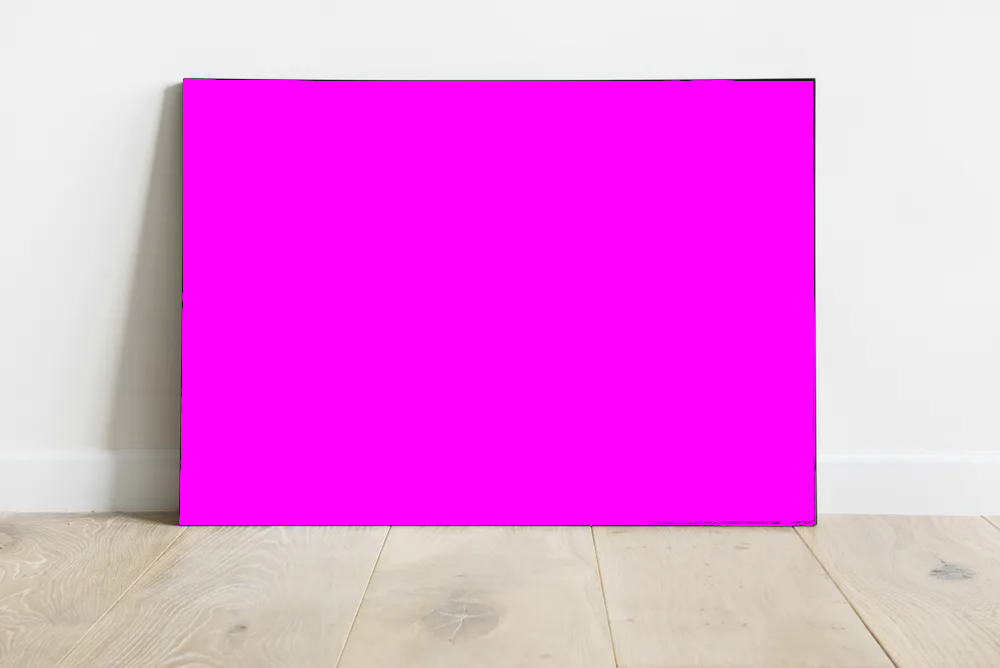
#> input picture frame_magenta.png, 1000 x 668 px
$ jupyter execute escher_print.ipynb
#> lines starting #> are read from the running program, lines starting #| are printed output that depends on the picture
### src/droste.py
from PIL import Image
import cairosvg
import io

def search_magenta(image, magenta):
    width, height = image.size

    left = None
    right = None
    top = None
    bottom = None

    for x in range(width):
        for y in range(height):
            if image.getpixel((x, y)) == magenta:
                if left is None or x < left:
                    left = x
                if right is None or x > right:
                    right = x
                if top is None or y < top:
                    top = y
                if bottom is None or y > bottom:
                    bottom = y

    if left is None:
        return None, None, None, None

    return left, right, top, bottom

def transformed_image(image, left, right, top, bottom):
    width, height = image.size

    modified_width = right - left + 1
    modified_height = bottom - top + 1
    image_aspect = width / height
    modified_aspect = modified_width / modified_height

    # Match aspect ratios.
    if image_aspect < modified_aspect:
        width_ratio = modified_width / width
        modified_image = image.resize(
            (modified_width, int(height*width_ratio) + 1),
            Image.Resampling.NEAREST
        )

    else:
        height_ratio = modified_height / height
        modified_image = image.resize(
            (int(width*height_ratio) + 1, modified_height),
            Image.Resampling.NEAREST
        )

    return modified_image

def replace_magenta(image, modified_image, left, right, top, bottom, magenta):
    # Mod image origin at (left, top)
    for x in range(left, right + 1):
        for y in range(top, bottom + 1):
            if image.getpixel((x, y)) == magenta:
                color = modified_image.getpixel((x - left, y - top))
                image.putpixel((x, y), color)

    return image

def droste(image, depth = 10):

    if depth == 0:
        return image

    if image.mode == "RGBA":
        magenta = (255, 0, 255, 255)
    elif image.mode == "RGB":
        magenta = (255, 0, 255)

    # Establish a bounding box of the magenta painted area.
    left, right, top, bottom = search_magenta(image, magenta)

    if left is None:
        return image

    modified_image = transformed_image(image, left, right, top, bottom)


    #print(left, right, top, bottom)
    #print(image.getpixel((left, top)))
    # Replace magenta pixels

    image = replace_magenta(image, modified_image, left, right, top, bottom, magenta)

    return droste(image, depth - 1)

### src/escher_print.ipynb
[cell 1]
from droste import droste, search_magenta
import io
import cairosvg
from skimage.transform import warp_polar, rotate, rescale
from skimage.util import img_as_float

from PIL import Image

import matplotlib.pyplot as plt
import numpy as np
import cv2

[cell 2]
#image = cairosvg.svg2png(url = "../matte_framed_magenta.svg")
#image = Image.open(io.BytesIO(image))

image = Image.open("../frame_magenta.png")
#> image is the input picture: PIL image 1000x668 RGBA; mean R, G, B, A 235.2, 125.6, 229.1, 255

[cell 3]
def find_center_offset(image):
    if image.mode == "RGBA":
        magenta = (255, 0, 255, 255)
    elif image.mode == "RGB":
        magenta = (255, 0, 255)

    left, right, top, bottom = search_magenta(image, magenta)
    arr_image = img_as_float(image)

    h, w = arr_image.shape[:2]

    center = (h // 2, w // 2)

    magenta_center = ((top+bottom) // 2, (left + right) //2)

    dx = center[1] - magenta_center[1]
    dy = center[0] - magenta_center[0]

    arr_image = np.roll(arr_image, (dy, dx), axis = (0, 1))

    return image

def escher_print(image, rot = 20, translate = (50, 20)):
    arr_image = img_as_float(image)

    h, w = arr_image.shape[:2]
    center = (w // 2, h // 2)

    M = h / np.log(h)

    arr_image = cv2.logPolar(
        arr_image,
        center = center,
        M = M,
        flags = cv2.INTER_LINEAR + cv2.WARP_FILL_OUTLIERS
    )

    mat = cv2.getRotationMatrix2D(center, rot, 1.0)

    # add shift to the affine matrix
    mat[0, 2] += translate[0]
    mat[1, 2] += translate[1]


    arr_image= cv2.warpAffine(arr_image, mat, (w, h))


    arr_image = cv2.logPolar(
        arr_image,
        center = center,
        M = M,
        flags = cv2.INTER_LINEAR + cv2.WARP_INVERSE_MAP
    )

    return arr_image

t_image = find_center_offset(image)
#> in find_center_offset, `left, right, top, bottom = search_magenta(image, magenta)`: left = 179; right = 815; top = 79; bottom = 525
#> in find_center_offset, `magenta_center = ((top+bottom) // 2, (left + right) //2)`: magenta_center = (302, 497)
#> in find_center_offset, `dx = center[1] - magenta_center[1]`: dx = 3
#> in find_center_offset, `dy = center[0] - magenta_center[0]`: dy = 32
#> in find_center_offset, `arr_image = np.roll(arr_image, (dy, dx), axis = (0, 1))`:
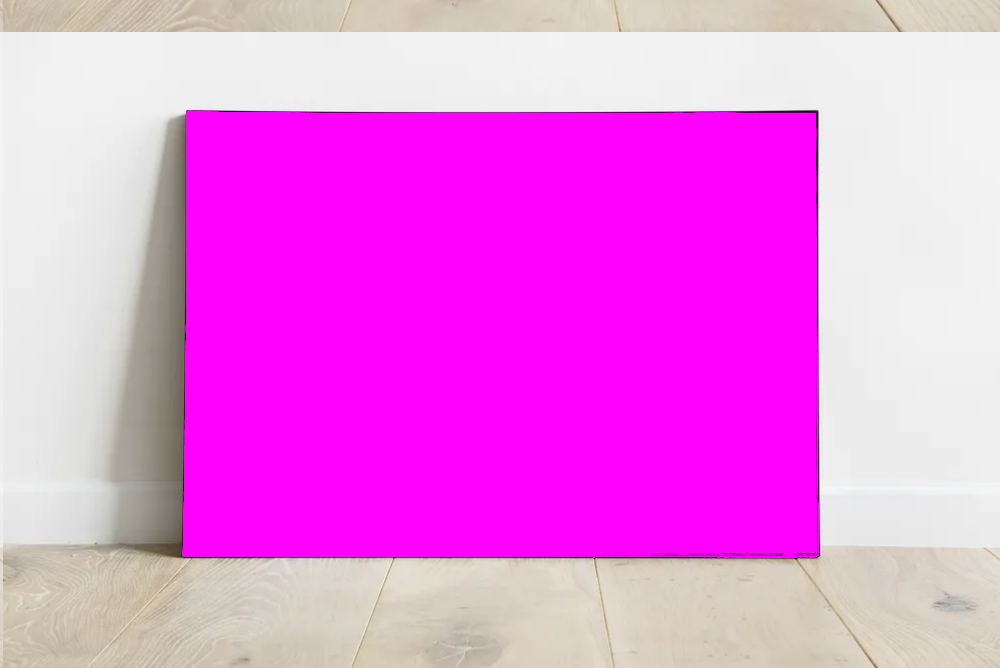
#> arr_image: shape (668, 1000, 4) float64; mean R, G, B, A 0.922, 0.493, 0.899, 1
t_image = droste(t_image)
#> in droste, `left, right, top, bottom = search_magenta(image, magenta)`: left = 179; right = 815; top = 79; bottom = 525
#> in transformed_image, `modified_width = right - left + 1`: modified_width = 637
#> in transformed_image, `modified_height = bottom - top + 1`: modified_height = 447
#> in transformed_image, `modified_aspect = modified_width / modified_height`: modified_aspect = 1.43
#> in transformed_image, `height_ratio = modified_height / height`: height_ratio = 0.669
#> after the loop in replace_magenta, `for x in range(left, right + 1):`:
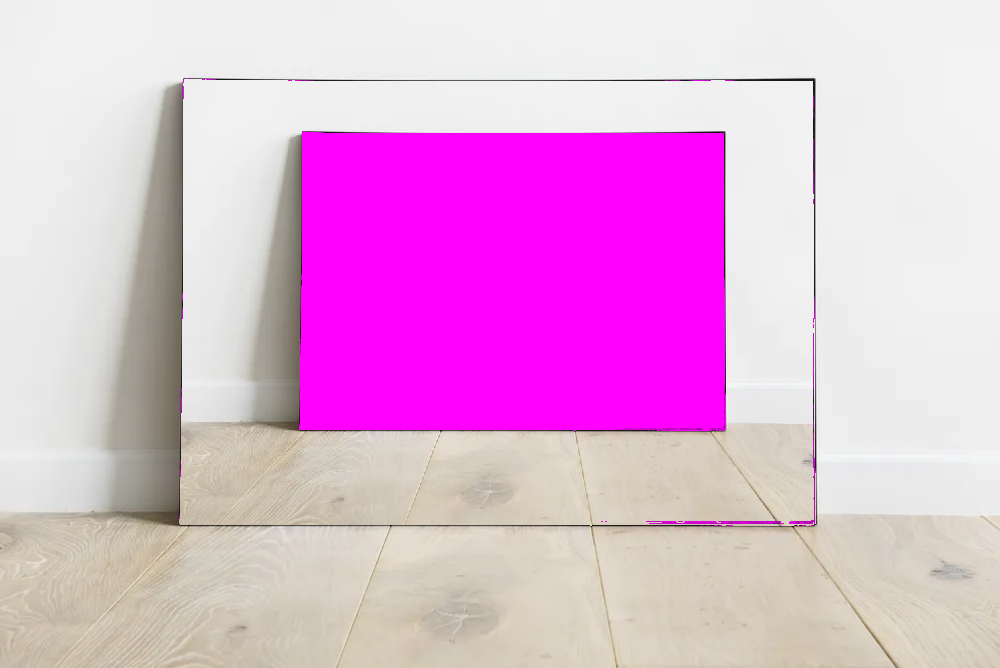
#> image: PIL image 1000x668 RGBA; mean R, G, B, A 226.9, 175.3, 218.3, 255
#> call 2 of replace_magenta, with left = 299, right = 725, top = 132, bottom = 430, magenta = (255, 0, 255, 255)
#> after the loop in replace_magenta (call 2), `for x in range(left, right + 1):`:
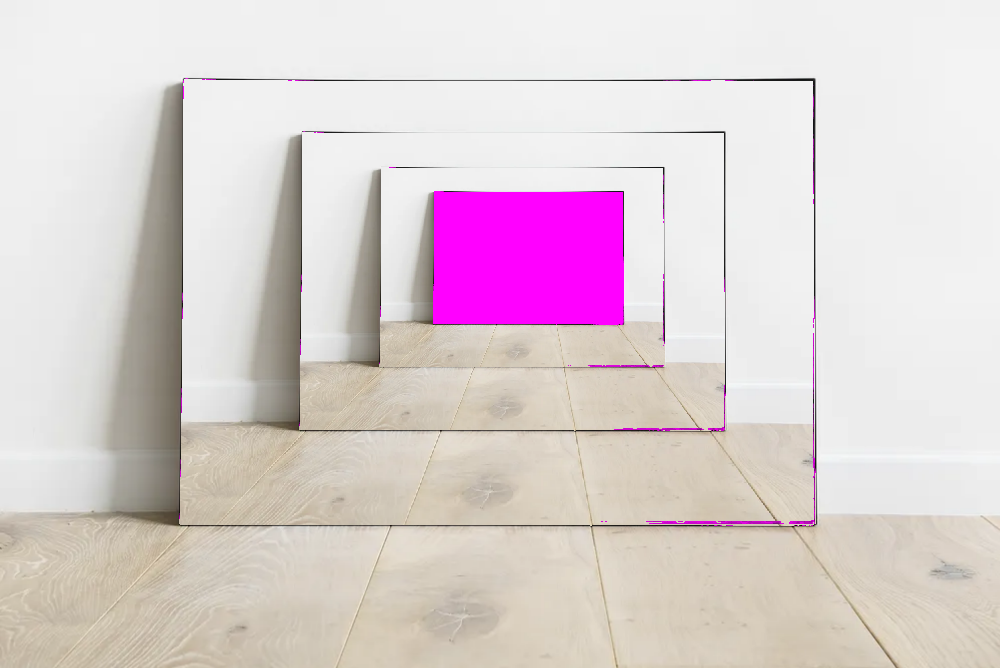
#> image: PIL image 1000x668 RGBA; mean R, G, B, A 221.6, 207.6, 211.2, 255
#> call 3 of transformed_image, with left = 433, right = 623, top = 191, bottom = 324
#> in transformed_image (call 3), `modified_width = right - left + 1`: modified_width = 191
#> in transformed_image (call 3), `modified_height = bottom - top + 1`: modified_height = 134
#> in transformed_image (call 3), `height_ratio = modified_height / height`: height_ratio = 0.201
#> in transformed_image (call 3), `modified_image = image.resize( (int(width*height_ratio) + 1, modified_..`:
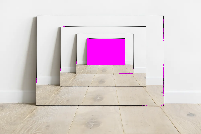
#> modified_image: PIL image 201x134 RGBA; mean R, G, B, A 221, 207.2, 210.7, 255
#> call 3 of replace_magenta, with left = 433, right = 623, top = 191, bottom = 324, magenta = (255, 0, 255, 255)
#> after the loop in replace_magenta (call 3), `for x in range(left, right + 1):`:
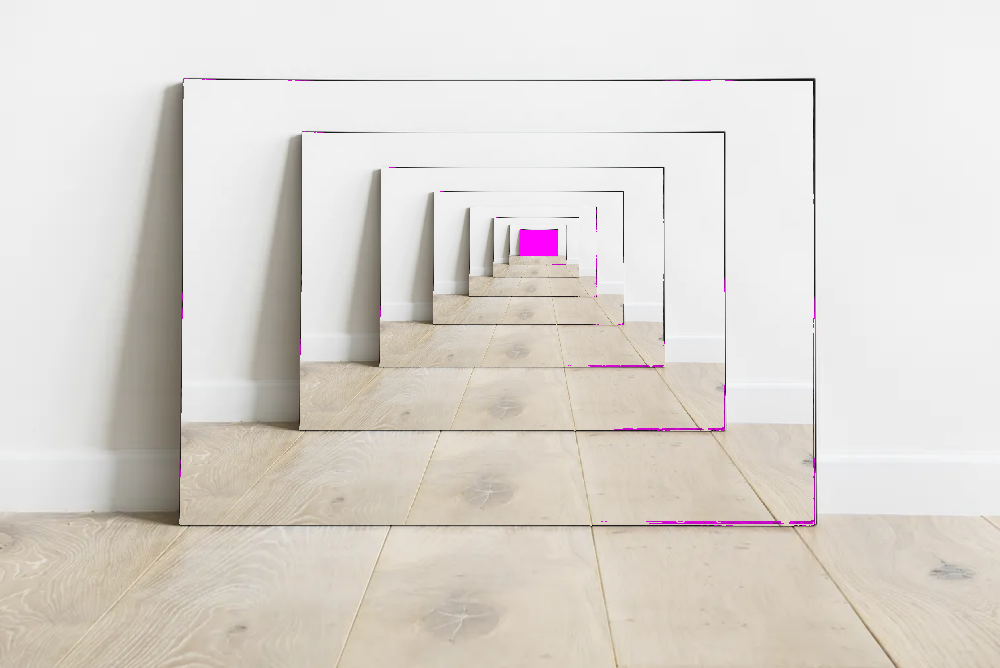
#> image: PIL image 1000x668 RGBA; mean R, G, B, A 220.2, 215.3, 209.5, 255
#> call 4 of transformed_image, with left = 520, right = 557, top = 229, bottom = 255
#> in transformed_image (call 4), `modified_width = right - left + 1`: modified_width = 38
#> in transformed_image (call 4), `modified_height = bottom - top + 1`: modified_height = 27
#> in transformed_image (call 4), `modified_aspect = modified_width / modified_height`: modified_aspect = 1.41
#> in transformed_image (call 4), `height_ratio = modified_height / height`: height_ratio = 0.0404
#> in transformed_image (call 4), `modified_image = image.resize( (int(width*height_ratio) + 1, modified_..`:
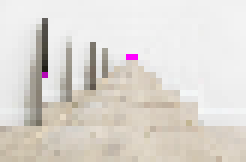
#> modified_image: PIL image 41x27 RGBA (shown 6 times larger); mean R, G, B, A 221.3, 216.6, 210.7, 255
t_image = escher_print(t_image)
#> in escher_print, `arr_image = cv2.logPolar( arr_image, center = center, M = M, flags = c..`:
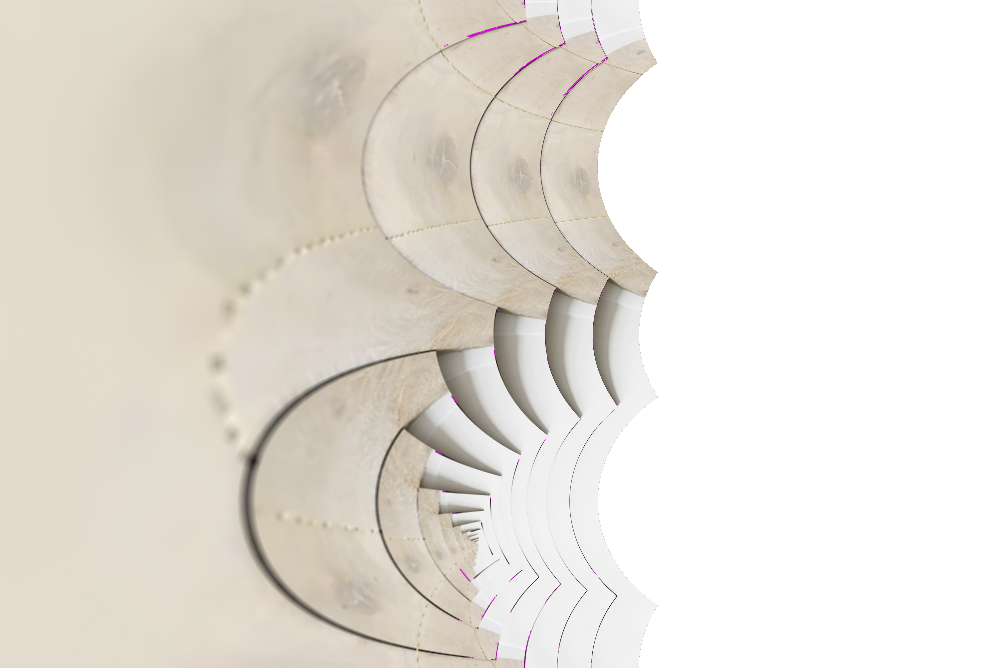
#> arr_image: shape (668, 1000, 4) float64; mean R, G, B, A 0.533, 0.513, 0.484, 0.627; transparent parts drawn white
#> in escher_print, `arr_image= cv2.warpAffine(arr_image, mat, (w, h))`:
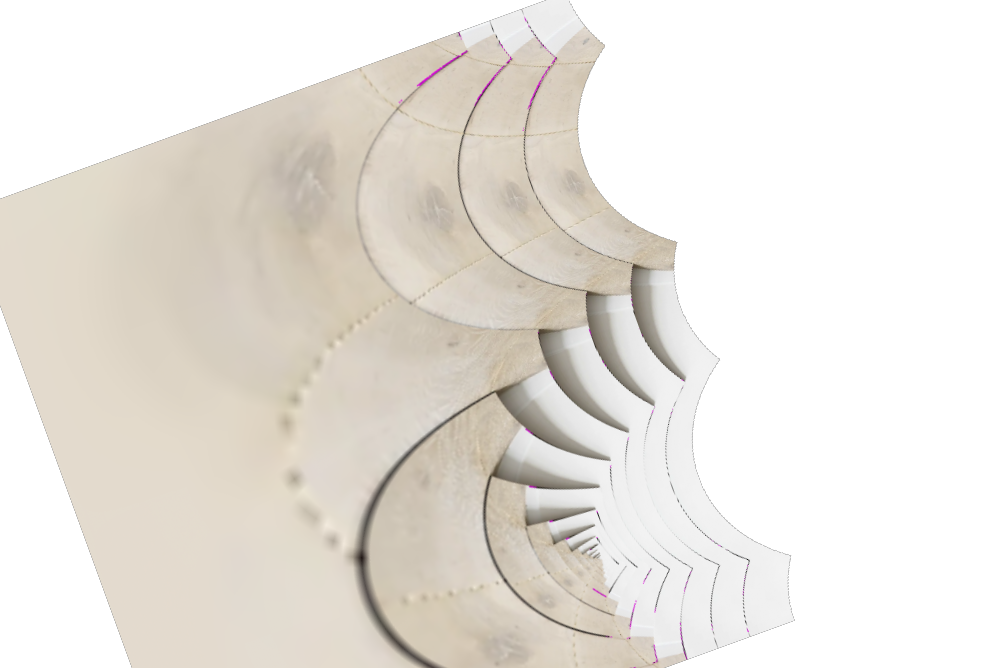
#> arr_image: shape (668, 1000, 4) float64; mean R, G, B, A 0.471, 0.453, 0.428, 0.556; transparent parts drawn white
#> in escher_print, `arr_image = cv2.logPolar( arr_image, center = center, M = M, flags = c..`:
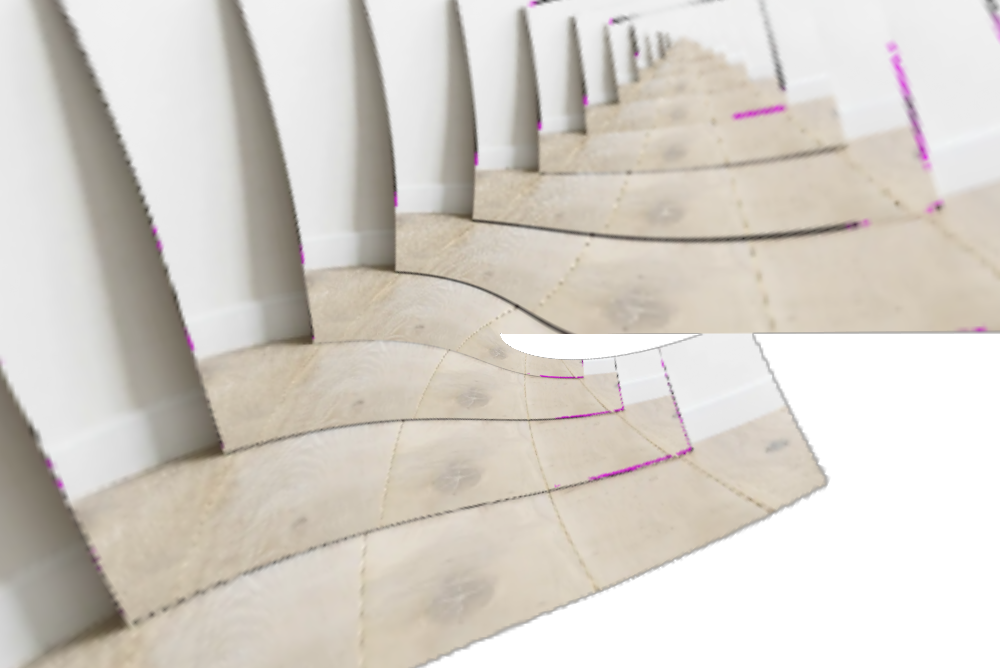
#> arr_image: shape (668, 1000, 4) float64; mean R, G, B, A 0.685, 0.663, 0.633, 0.845; transparent parts drawn white
plt.imshow(t_image)
plt.show()
